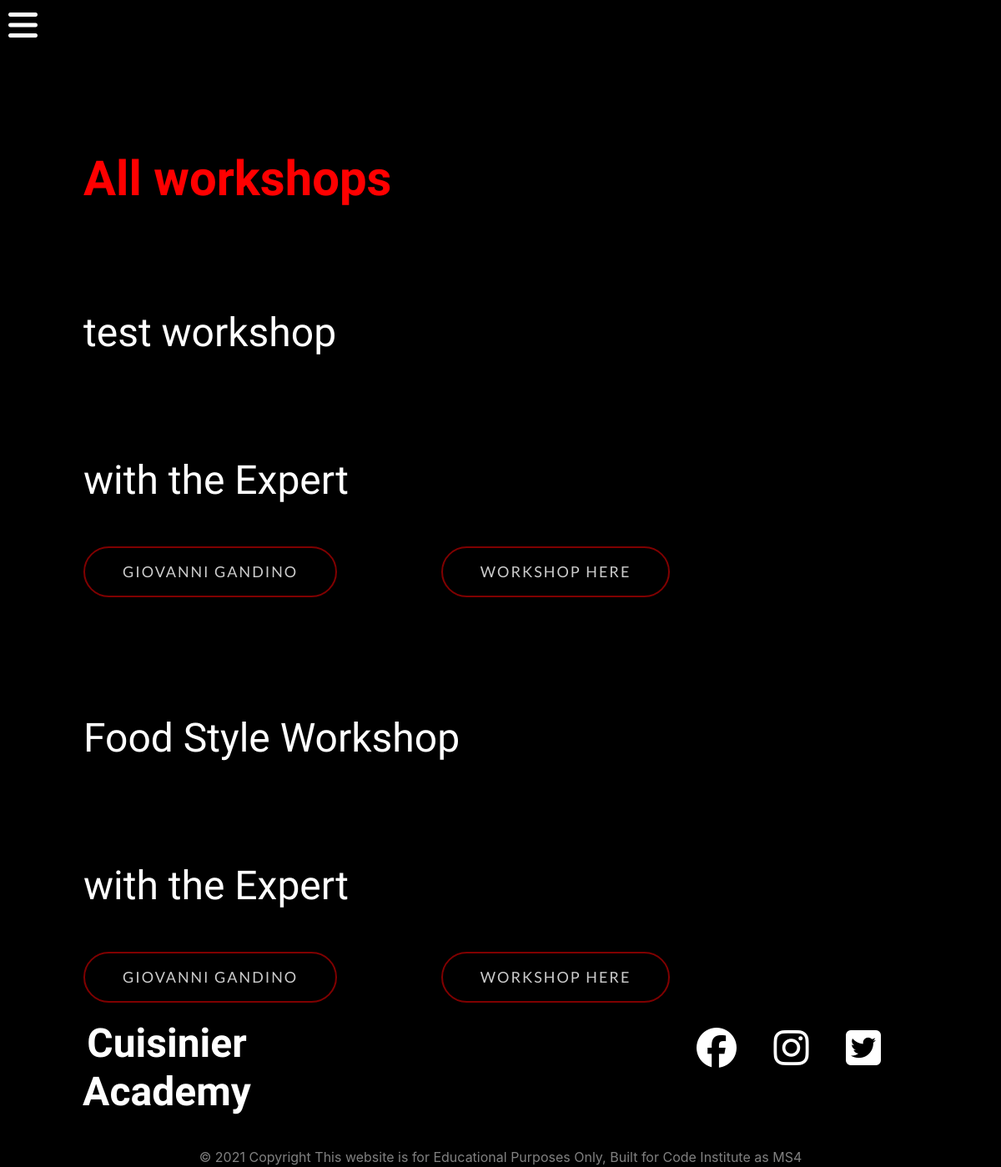
Screenshot of /workshops/ (signed in) with the database file from the repository.
### workshops/models.py (models this page shows, shortened)
class Workshop(models.Model):
    title = models.CharField(max_length=100)
    sub_title = models.CharField(max_length=200)
    description = models.TextField(blank=True)
    expert = models.ForeignKey(Expert,default=None, on_delete=models.DO_NOTHING)
    main_img = models.ImageField(null=True, blank=True) # upload file path
    image_1 = models.ImageField(null=True, blank=True)
    image_2 = models.ImageField(null=True, blank=True)
    image_3 = models.ImageField(null=True, blank=True)
    agenda_day_1 = models.TextField(null=True, blank=True)
    agenda_day_2 = models.TextField(null=True, blank=True)
    agenda_day_3 = models.TextField(null=True, blank=True)
    price = models.DecimalField(null=True, max_digits=6, decimal_places=2, blank=True)
    date = models.DateTimeField(default=datetime.now, blank=True)
    location = models.CharField(null=True, max_length=200)
    is_published = models.BooleanField(default=True)

### experts/models.py (models this page shows)
class Expert(models.Model):
    name = models.CharField(max_length=100)
    about = models.TextField(blank=True)
    profile_image = models.ImageField(null=True, blank=True)
    facbook_link = models.CharField(default='www.facebook.com', max_length=200)
    twitter_link = models.CharField(default='www.twitter.com', max_length=200)
    def __str__(self):
        return self.name

### workshops/views.py (the view)
# urls.py: path('workshops/', include('workshops.urls')),
def workshops(request):
    workshops = Workshop.objects.all()
    for workshop in workshops:
        expert = Expert.objects.filter(name=workshop.expert)
    context = {
        'workshops': workshops,
        'expert': expert,
    }
    return render(request, 'workshops/workshops.html', context)

### workshops/templates/workshops/workshops.html
{% extends "base.html" %}
{% load static %}
{% block extra_css %}
    <link rel="stylesheet" href="{% static 'workshops/css/workshops.css' %}">
{% endblock %}
{% block content %}
    <h1 class="header-titile"> <span> All workshops</span></h1>
    {% if workshops %}
        {% for workshop in workshops %}
            <h2 class="header-titile">{{ workshop.title }}</h2>
            {% for e in expert %}
                <h2 class="header-titile">with the Expert</h2>
                <a href="{% url 'expert' e.id %}" class="btn btn-header">{{ e.name }}</a>
                {% endfor %}
            <a href="{% url 'workshop' workshop.id %}" class="btn btn-header">workshop here</a>
        {% endfor %}
        {% endif %}
{% endblock %}

### static/css/base.css (style rules this page uses)
body { background-color: black; }
.header-titile { margin: 120px 330px 20px 100px; color: white; font-size: 48px; font-family: 'flamenco', sans-serif; justify-content: left; }
.header-titile span { color: red; font-size: 58px; font-weight: bold; }
.btn-header { margin: 30px 20px 20px 100px ; color: rgba(255, 255, 255, 0.8) ; border: 2px solid; border-color: rgba(255, 0, 0, 0.5); border-radius: 300px; letter-spacing: 2px; text-transform: uppercase; font-size: 18px; font-family: 'Lato', sans-serif; padding: 15px 45px; }

### rows the page displays
Workshop: title "test workshop"
Expert: name "GIOVANNI GANDINO"
Workshop: title "Food Style Workshop"
